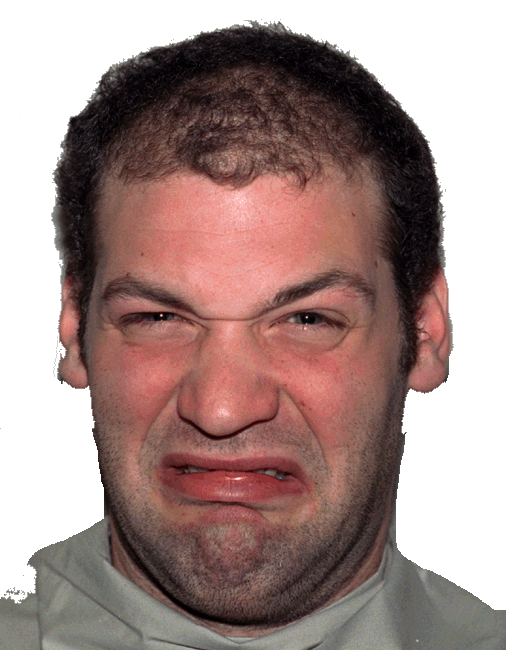
%> input picture project 3/data/NimStim/23M_DI_C.BMP, 506 x 650 px; its folder holds 3 pictures in this run
$ octave p3.m   (GNU Octave 9; MATLAB toolbox functions it lacks are replaced by stand-ins)
%> lines starting %> are read from the running program, lines starting %| are printed output that depends on the picture
%% Get data from disk
dataset_locs={fullfile('..','data','NimStim'), fullfile('..','data','POFA')};
paths = cellfun(@(x) dir(x), dataset_locs, 'UniformOutput', false)';

%Makes code easier to read
NIMSTIM=1;
POFA=2;


%Loop over two datasets
for i=1:length(paths)
    %Load NimStim as cell array of matrices. We need a dummy 'ErrorHandler' to to tell it to pass if nothing was loaded
    file_paths{i} = fullfile(dataset_locs{i}, {paths{i}(:).name});
    fulldata{i}.data = cellfun(@(x) imread(x), file_paths{i}, 'UniformOutput', false, 'ErrorHandler', @(x,y) 0)';
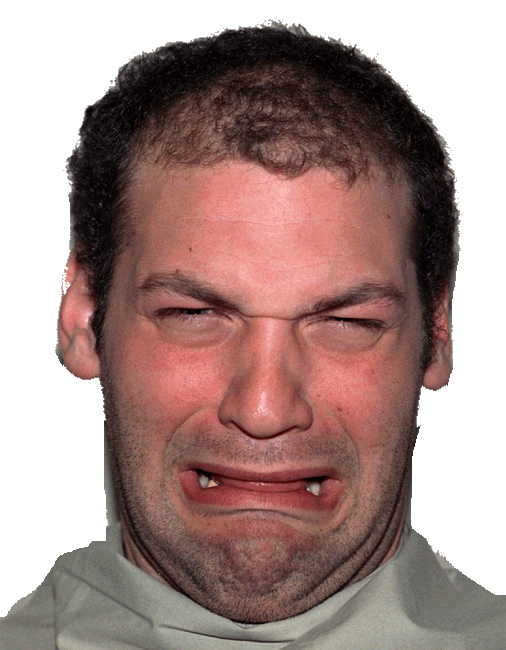
%> input picture project 3/data/NimStim/23M_DI_O.BMP, 506 x 650 px
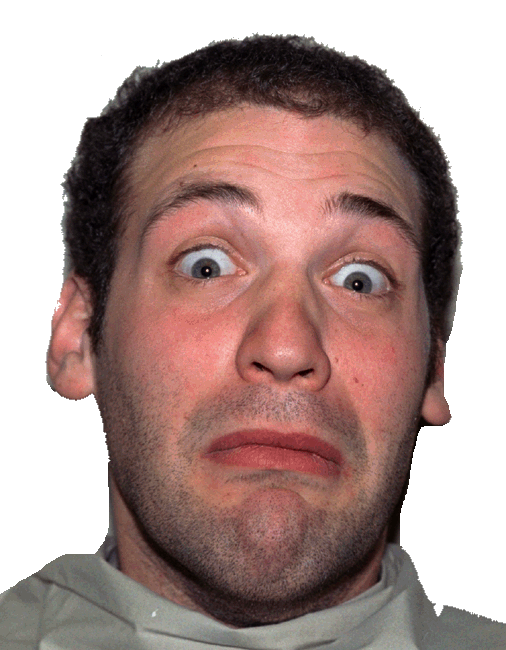
%> input picture project 3/data/NimStim/23M_FE_C.BMP, 506 x 650 px
    good_idx{i} = cellfun(@(x) nnz(x) > 0, fulldata{i}.data, 'ErrorHandler', @(x,y) 0);
    fulldata{i}.data = fulldata{i}.data(good_idx{i});

    %Save filename to extract label
    temp = regexp({paths{i}(good_idx{i}).name}, '[\\\/.]', 'split')';
%> temp = {{'23M_DI_C', 'BMP'}, {'23M_DI_O', 'BMP'}, {'23M_FE_C', 'BMP'}}
    filename{i} = cellfun(@(x) x{1}, temp, 'UniformOutput', false);
%> (the run ends here)
